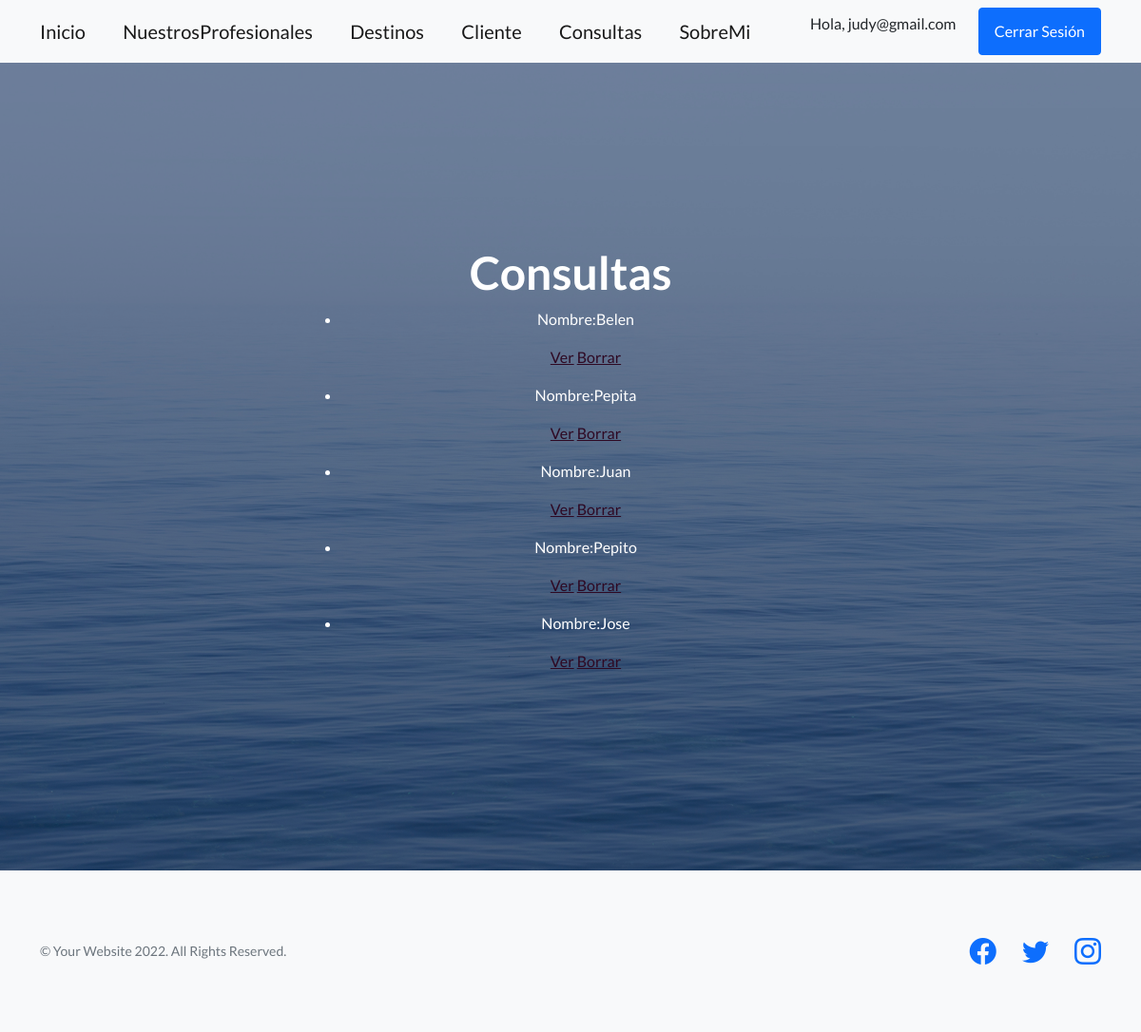
Screenshot of /Turismo/consultas/lista (signed in) with the database file from the repository.
### Turismo/models.py (models this page shows, shortened)
class Consultas(models.Model):
    nombre = models.CharField(max_length=40)
    apellido = models.CharField(max_length=40)
    email = models.EmailField()
    consulta = models.TextField(default="")
    class Meta:
        verbose_name_plural = "Consultas"

### Turismo/views.py (the view)
# urls.py: path('consultas/lista', views.ConsultasList.as_view(), name ="ListConsultas"),
class ConsultasList(LoginRequiredMixin, ListView):
    model = Consultas
    template_name = "Turismo/listaConsultas.html"

### Turismo/templates/Turismo/listaConsultas.html
{% extends "Turismo/padre.html" %}
{% load static %}
{% block informacionQueCambia %}
<body>
    <h1>Consultas</h1>
    <ul>
        {% for consultas in object_list %}
        <li>
            <p>Nombre:{{consultas.nombre}} </p>
            <p>
                <a style="color:rgb(46, 9, 35)" href="{% url 'Detail' consultas.id %}">Ver</a>
                <a style="color:rgb(46, 9, 35)" href="{% url 'Delete' consultas.id %}">Borrar</a>
            </p>
        </li>
        {% endfor %}
    </ul>
</body>
{% endblock %}

### Turismo/templates/Turismo/padre.html (shortened to what this page needs)
<!DOCTYPE html>
<html lang="en">
    <head>
        {% load static %}
        <link href="https://cdn.jsdelivr.net/npm/bootstrap-icons@1.5.0/font/bootstrap-icons.css" rel="stylesheet" type="text/css" />
        <link href="{% static 'Turismo/css/styles.css' %}" rel="stylesheet" />
    </head>
    <body>
        <nav class="navbar navbar-light bg-light static-top">
            <div class="container">
                <a class="navbar-brand" href="{% url 'Inicio' %}">Inicio</a>
                <a class="navbar-brand" href="{% url 'ListaProfesionales' %}">NuestrosProfesionales</a>
                <a class="navbar-brand" href="{% url 'Destinos' %}">Destinos</a>
                <a class="navbar-brand" href="{% url 'Cliente' %}">Cliente</a>
                <a class="navbar-brand" href="{% url 'Consultas' %}">Consultas</a>
                <a class="navbar-brand" href="{% url 'Abautme' %}">SobreMi</a>
                {% if user.is_authenticated %}
                <p>Hola, {{user.username}}</p>
                <a class="btn btn-primary" href="{% url 'Logout' %}">Cerrar Sesión</a>
                {% else %}
                <a class="btn btn-primary" href="{% url 'Login' %}">Iniciar Sesión</a>
                {% endif %}
            </div>
        </nav>
        <header class="masthead">
            <div class="container position-relative">
                <div class="row justify-content-center">
                    <div class="col-xl-6">
                        <div class="text-center text-white">
                            {% block informacionQueCambia %}
                            {% endblock %}
                        </div>
                    </div>
                </div>
            </div>
        </header>
        <footer class="footer bg-light">
            <div class="container">
                <div class="row">
                    <div class="col-lg-6 h-100 text-center text-lg-start my-auto">
                        <p class="text-muted small mb-4 mb-lg-0">&copy; Your Website 2022. All Rights Reserved.</p>
                    </div>
                    <div class="col-lg-6 h-100 text-center text-lg-end my-auto">
                        <ul class="list-inline mb-0">
                            <li class="list-inline-item me-4">
                                <a href="https://es-la.facebook.com/"><i class="bi-facebook fs-3"></i></a>
                            </li>
                            <li class="list-inline-item me-4">
                                <a href="https://twitter.com"><i class="bi-twitter fs-3"></i></a>
                            </li>
                            <li class="list-inline-item">
                                <a href="https://www.instagram.com"><i class="bi-instagram fs-3"></i></a>
                            </li>
                        </ul>
                    </div>
                </div>
            </div>
        </footer>
    </body>
</html>

### rows the page displays
Consultas: nombre "Belen"
Consultas: nombre "Pepita"
Consultas: nombre "Juan"
Consultas: nombre "Pepito"
Consultas: nombre "Jose"

### other values shown
{{ user.username }} "judy@gmail.com"
